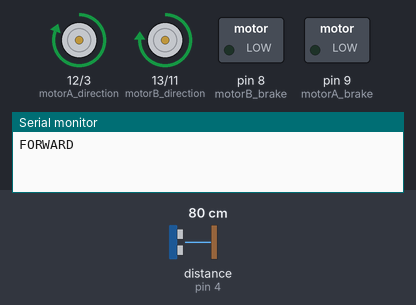
The sketch below on a simulated Arduino Uno, built with avr-gcc and run on an emulated ATmega328P. Parts: direction and speed pins drawn as motors (green arrow = direction pin HIGH = forward, orange = LOW = backward, longer = more drive), switched loads named in the sketch (green lamp = pin HIGH), the last lines printed to the serial monitor. Inputs (shaded band) come from the test bench; at power-on: distance to the obstacle (sensor on pin 4) 80 cm. The echo pulse lasts 58.3 µs per cm.

Above: at 1.2 s.
1.3 s: distance to the obstacle (sensor on pin 4) set to 21 cm
2.8 s: distance to the obstacle (sensor on pin 4) set to 17 cm
At 3.6 s:
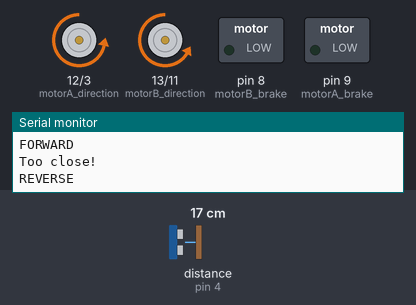
5.8 s: distance to the obstacle (sensor on pin 4) set to 35 cm
At 7.1 s:
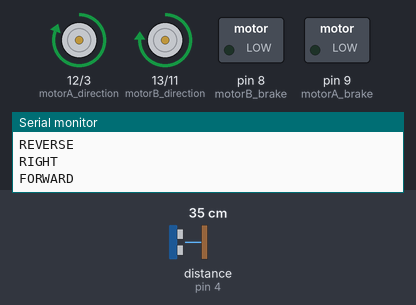
7.4 s: distance to the obstacle (sensor on pin 4) set to 2 cm
At 8.8 s:
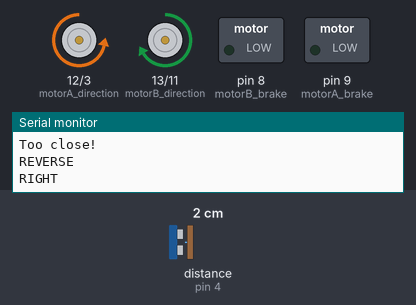
Timing chart, 0 to 11.4 s (numbered marks = the images above; inputs shaded):
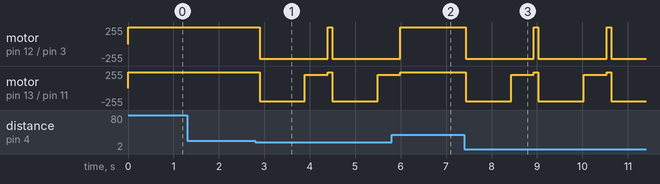

Measured:
- the behaviour switches between 20 and 19 cm on distance to the obstacle (sensor on pin 4) (found by bisection; images 0 and 1)
- after the input at 1.3 s, every drawn part: stays the same
- after the input at 5.8 s, motor on pin 12 (motorA_direction) / pin 3 (motorA_pwm): goes on until 6.0 s, then stays forward 255/255; motor on pin 13 (motorB_direction) / pin 11 (motorB_pwm): goes on until 6.0 s, then stays forward 235/255

The sketch:

BasicBot.ino
```cpp
/**
 Created by Peter Clarke

 PIN ALLOCATION:

 13 - Motor B direction
 12 - Motor A direction
 11 - Motor B pwm
 9  - Motor A brake
 8  - Motor B brake
 7  - Ping trigger
 3  - Motor A pwm
 4  - Ping echo
*/

// https://code.google.com/p/arduino-new-ping/
#include <NewPing.h>

#define MOTOR_SPEED_MIN_A 200
#define MOTOR_SPEED_MAX_A 255
#define MOTOR_SPEED_MIN_B 200
#define MOTOR_SPEED_MAX_B 235 // This motor is faster, so slow it down.


// Right Motor attached to channel A:
const byte motorA_direction = 12;
const byte motorA_pwm = 3;
const byte motorA_brake = 9;

// Left Motor attached to channel B:
const byte motorB_direction = 13;
const byte motorB_pwm = 11;
const byte motorB_brake = 8;


// Ping configuration
const byte ping_trigger = 7;  // Arduino pin tied to trigger pin on the ultrasonic sensor.
const byte ping_echo = 4;     // Arduino pin tied to echo pin on the ultrasonic sensor.
const int ping_distance = 80; // Maximum distance we want to ping for (in centimeters). Maximum sensor distance is rated at 400-500cm.
NewPing sonar(ping_trigger, ping_echo, ping_distance); // NewPing setup of pins and maximum distance.


void setup()
{

  Serial.begin(9600); // Open serial monitor at 9600 baud to see debugging messages.

  // Setup Channel A
  pinMode(motorA_direction, OUTPUT); // Initiates motor pin for channel A
  pinMode(motorA_brake, OUTPUT);     // Initiates break pin for channel A

  // Setup Channel B
  pinMode(motorB_direction, OUTPUT); // Initiates motor pin for channel B
  pinMode(motorB_brake, OUTPUT);     // Initiates break pin for channel B

  // Ensure the brakes are off
  digitalWrite(motorA_brake, LOW);   // Disengage the Brake for Channel A
  digitalWrite(motorB_brake, LOW);   // Disengage the Brake for Channel B

  // Start moving
  motionFwd(255);
}

void loop()
{
  delay(100);
  pingMeasure();
}

/********************************************************************************
Ping functions
********************************************************************************/

void pingMeasure()
{
  unsigned int cm = sonar.ping_cm(); // Send a ping, get ping distance in cm.
  if (cm > 0 && cm < 20) {
    Serial.println("Too close!");

    // Reverse for a second.
    motionRev(220);
    delay(1000);

    // Turn right for half a second
    motionRotateRight(220);
    delay(500);

    // Carry on
    motionFwd(255);
  }
}


/********************************************************************************
Motion functions
********************************************************************************/

void motionStop()
{
  Serial.println("STOP");
  analogWrite(motorA_pwm, 0); // Channel A at max speed
  analogWrite(motorB_pwm, 0); // Channel B at max speed
}

void motionFwd(byte speed)
{
  byte speed_a = motionSpeedCompensateA(speed);
  byte speed_b = motionSpeedCompensateB(speed);

  Serial.println("FORWARD");
  digitalWrite(motorA_direction, HIGH); // Channel A forward
  digitalWrite(motorB_direction, HIGH); // Channel B forward
  analogWrite(motorA_pwm, speed_a); // Channel A at max speed
  analogWrite(motorB_pwm, speed_b); // Channel B at max speed
}

void motionRev(byte speed)
{
  byte speed_a = motionSpeedCompensateA(speed);
  byte speed_b = motionSpeedCompensateB(speed);

  Serial.println("REVERSE");
  digitalWrite(motorA_direction, LOW); // Channel A backward
  digitalWrite(motorB_direction, LOW); // Channel B backward
  analogWrite(motorA_pwm, speed_a); // Channel A at minimum speed
  analogWrite(motorB_pwm, speed_b); // Channel B at minimum speed
}

void motionRotateLeft(byte speed)
{
  byte speed_a = motionSpeedCompensateA(speed);
  byte speed_b = motionSpeedCompensateB(speed);

  Serial.println("LEFT");
  digitalWrite(motorA_direction, HIGH); // Channel A forward
  digitalWrite(motorB_direction, LOW); // Channel B backward
  analogWrite(motorA_pwm, speed_a);
  analogWrite(motorB_pwm, speed_b);
}

void motionRotateRight(byte speed)
{
  byte speed_a = motionSpeedCompensateA(speed);
  byte speed_b = motionSpeedCompensateB(speed);

  Serial.println("RIGHT");
  digitalWrite(motorA_direction, LOW); // Channel A backward
  digitalWrite(motorB_direction, HIGH); // Channel B forward
  analogWrite(motorA_pwm, speed_a);
  analogWrite(motorB_pwm, speed_b);
}

byte motionSpeedCompensateA(byte speed)
{

  if (MOTOR_SPEED_MAX_B > MOTOR_SPEED_MAX_A) {
    // Need to slow down this motor
    speed = speed - (MOTOR_SPEED_MAX_B - MOTOR_SPEED_MAX_A);
  }

  if (speed < MOTOR_SPEED_MIN_A) {
    speed = MOTOR_SPEED_MIN_A;
  } else if (speed > MOTOR_SPEED_MAX_A) {
    speed = MOTOR_SPEED_MAX_A;
  }

  return speed;
}

byte motionSpeedCompensateB(byte speed)
{

  if (MOTOR_SPEED_MAX_A > MOTOR_SPEED_MAX_B) {
    // Need to slow down this motor
    speed = speed - (MOTOR_SPEED_MAX_A - MOTOR_SPEED_MAX_B);
  }

  if (speed < MOTOR_SPEED_MIN_B) {
    speed = MOTOR_SPEED_MIN_B;
  } else if (speed > MOTOR_SPEED_MAX_B) {
    speed = MOTOR_SPEED_MAX_B;
  }

  return speed;
}
```
